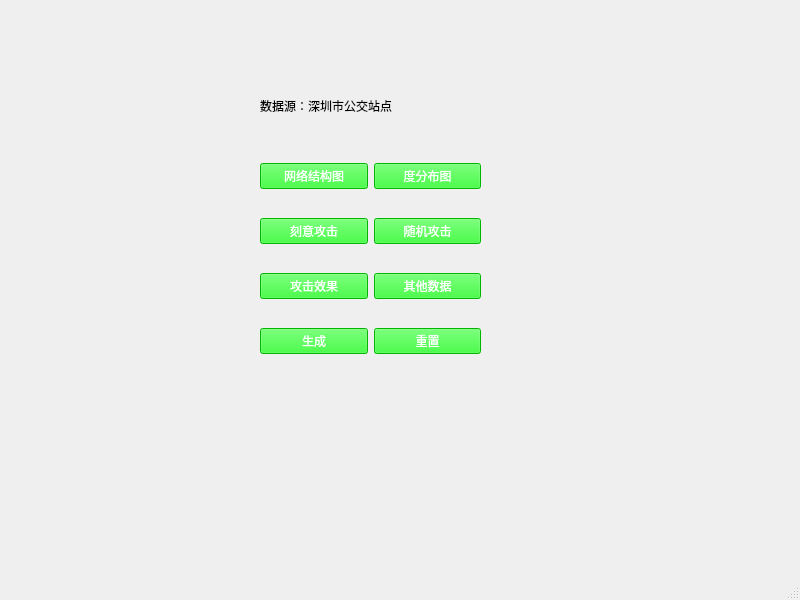
<?xml version="1.0" encoding="UTF-8"?>
<ui version="4.0">
 <class>MainWindow</class>
 <widget class="QMainWindow" name="MainWindow">
  <property name="geometry">
   <rect>
    <x>0</x>
    <y>0</y>
    <width>800</width>
    <height>600</height>
   </rect>
  </property>
  <property name="windowTitle">
   <string>MainWindow</string>
  </property>
  <widget class="QWidget" name="centralwidget">
   <widget class="QWidget" name="gridLayoutWidget">
    <property name="geometry">
     <rect>
      <x>260</x>
      <y>140</y>
      <width>221</width>
      <height>241</height>
     </rect>
    </property>
    <layout class="QGridLayout" name="gridLayout">
     <item row="4" column="0">
      <widget class="QPushButton" name="simulation_R">
       <property name="styleSheet">
        <string notr="true">QPushButton{
color: rgb(255, 255, 255);
background-color: rgb(0, 255, 0);
}</string>
       </property>
       <property name="text">
        <string>攻击效果</string>
       </property>
      </widget>
     </item>
     <item row="5" column="1">
      <widget class="QPushButton" name="reset_d">
       <property name="styleSheet">
        <string notr="true">QPushButton{
color: rgb(255, 255, 255);
background-color: rgb(0, 255, 0);
}</string>
       </property>
       <property name="text">
        <string>重置</string>
       </property>
      </widget>
     </item>
     <item row="0" column="1">
      <widget class="QPushButton" name="degree_s">
       <property name="styleSheet">
        <string notr="true">QPushButton{
color: rgb(255, 255, 255);
background-color: rgb(0, 255, 0);
}</string>
       </property>
       <property name="text">
        <string>度分布图</string>
       </property>
      </widget>
     </item>
     <item row="0" column="0">
      <widget class="QPushButton" name="network_s">
       <property name="styleSheet">
        <string notr="true">QPushButton{
color: rgb(255, 255, 255);
background-color: rgb(0, 255, 0);
}</string>
       </property>
       <property name="text">
        <string>网络结构图</string>
       </property>
      </widget>
     </item>
     <item row="2" column="0">
      <widget class="QPushButton" name="intention_a">
       <property name="styleSheet">
        <string notr="true">QPushButton{
color: rgb(255, 255, 255);
background-color: rgb(0, 255, 0);
}</string>
       </property>
       <property name="text">
        <string>刻意攻击</string>
       </property>
      </widget>
     </item>
     <item row="5" column="0">
      <widget class="QPushButton" name="generate_d">
       <property name="styleSheet">
        <string notr="true">QPushButton{
color: rgb(255, 255, 255);
background-color: rgb(0, 255, 0);
}</string>
       </property>
       <property name="text">
        <string>生成</string>
       </property>
      </widget>
     </item>
     <item row="4" column="1">
      <widget class="QPushButton" name="others_d">
       <property name="styleSheet">
        <string notr="true">QPushButton{
color: rgb(255, 255, 255);
background-color: rgb(0, 255, 0);
}</string>
       </property>
       <property name="text">
        <string>其他数据</string>
       </property>
      </widget>
     </item>
     <item row="2" column="1">
      <widget class="QPushButton" name="random_a">
       <property name="styleSheet">
        <string notr="true">QPushButton{
color: rgb(255, 255, 255);
background-color: rgb(0, 255, 0);
}</string>
       </property>
       <property name="text">
        <string>随机攻击</string>
       </property>
      </widget>
     </item>
    </layout>
   </widget>
   <widget class="QLabel" name="label">
    <property name="geometry">
     <rect>
      <x>260</x>
      <y>80</y>
      <width>221</width>
      <height>51</height>
     </rect>
    </property>
    <property name="text">
     <string>数据源：深圳市公交站点</string>
    </property>
   </widget>
  </widget>
  <widget class="QMenuBar" name="menubar">
   <property name="geometry">
    <rect>
     <x>0</x>
     <y>0</y>
     <width>800</width>
     <height>23</height>
    </rect>
   </property>
  </widget>
  <widget class="QStatusBar" name="statusbar"/>
 </widget>
 <resources/>
 <connections/>
</ui>
